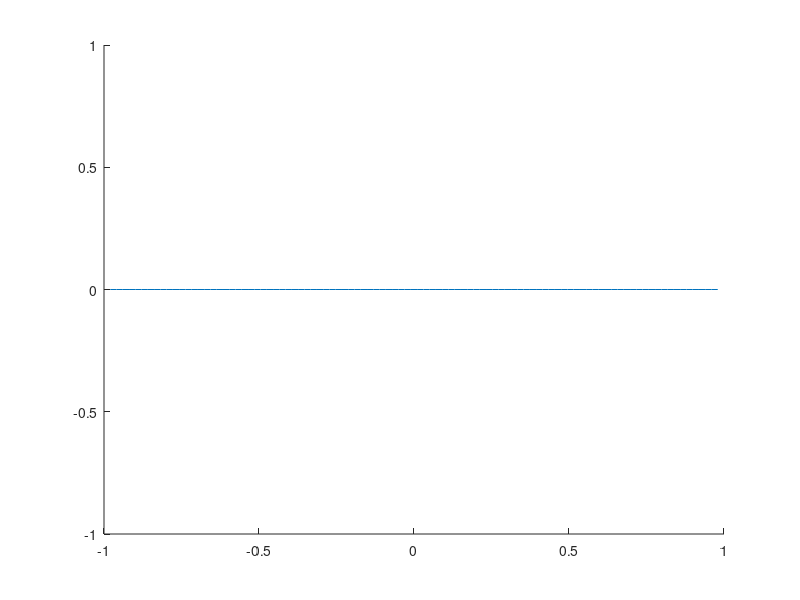

This chart was generated by the following MATLAB code: (Note: this script raises an error after producing the figure.)
% catdisk_implicit.m by Nate Lynd
% This code will solve for the non-steady state reaction-diffusion in a
% catalytic disk problem that we've been using. 
clear all
% 1st: Let's start with a collocation in space... it's y in the notes but
% we'll call it x here:
Ny = 100; % This is the number of points
y = linspace(-1,1,Ny);
% The spacing between points
delta_y = y(3) - y(2);
% Damkoehler number
Da = 1;
 
% Time... we'll continually overwrite the last psi^n with psi^n+1 at all
% points j
delta_t = 0.4;
% For implicit, this (del) will affect accuracy, but not stability:
global del
del = delta_t/(delta_y)^2; 
disp(['delta_t/(delta_y)^2 = ' num2str(del) ])
% Initialize the initial condition at t=0:
psi_old = zeros(Ny-2,1);% Ny-2 because we don't need to calculate our 
                        % our boundary conditions at j=1, and Ny
psi_new = zeros(Ny-2,1);
% Boundary conditions affect the j=2, and j=Ny-1 points in our system
% The indexing is strange here because we lost j=1, and j=Ny in the
% original collocation due to boundary conditions. The solution is stored
% in an array that is Ny-2 long due to these two element dropping out of
% the problem.
psi_old(1) = 0 - del;   % first element
psi_old(Ny-2) = 0 - del;% last element
% start at 
t = 0.;
% Set up the tri-diagonals:
a = ones(Ny-2,1).*del;
b = ones(Ny-2,1).*(-2*del-1-Da*delta_t);
d = ones(Ny-2,1).*del;
 
hold on
for tcalc = 0.0:0.1:1.0 % calculate solution at several t values
    while t < tcalc % integrate forward until t ~ tcalc, then add to plot
    % No need to update a,b, or d inside loop
        psi_new = tridiag(a,b,d,psi_old);
        t = t + delta_t;
        % get psi_old ready for the next iteration
        psi_old = -1.*psi_new;
        % reset the first and last elements
        psi_old(1) = -psi_new(1) - del;
        psi_old(Ny-2) = -psi_new(Ny-2) - del;
    end
    % appropriate place to add to a plot
    plot(y(2:Ny-1),psi_new)
end
hold off
legend('0.0','0.1','0.2','0.3','0.4','0.5','0.6','0.7','0.8','0.9','1.0')
xlabel('y - non-dimensionalized coordinate across the catalytic disk/plate')
ylabel('psi - non-dimensionalized concentration with Da = 1')

function psi_new = tridiag(a,b,d,psi_old)
global del
psi_new = zeros(length(b),length(b));
for i=1:1:length(psi_old)
    psi_old(i+1).*del-b.*psi_old+psi(i-1).*del
    psi_new
    psi_new(i) = psi_old(i+1).*del-b.*psi_old+psi(i-1).*del;
    psi_new(i) = -psi_new(i);
end
end